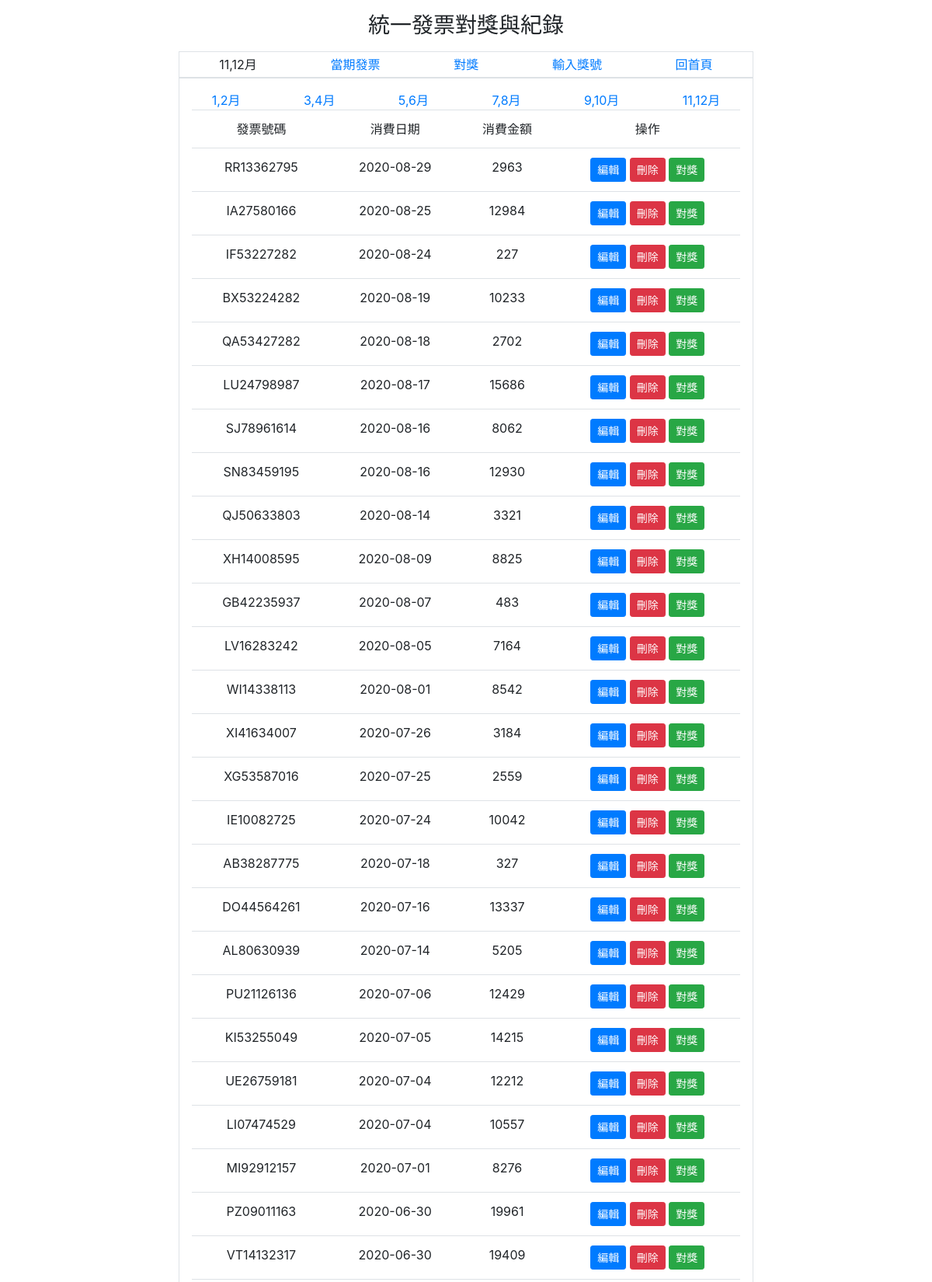
Screenshot of /?do=invoice_list (upper part) with the database file from the repository.
### tables this page shows
CREATE TABLE `invoices` (
  `id` int(11) UNSIGNED NOT NULL,
  `code` varchar(2) NOT NULL,
  `number` varchar(8) NOT NULL,
  `period` tinyint(1) UNSIGNED NOT NULL,
  `payment` int(11) UNSIGNED NOT NULL,
  `date` date NOT NULL,
  `create_time` timestamp NOT NULL DEFAULT current_timestamp()
);

### invoice_list.php (the view)
<?php
include_once "base.php";
$sql="select * from `invoices` order by date desc";
$rows=$pdo->query($sql)->fetchAll();
?>
<div class='row justify-content-around' style="list-style-type:none;padding:0">
    <li><a href="">1,2月</a></li>
    <li><a href="">3,4月</a></li>
    <li><a href="">5,6月</a></li>
    <li><a href="">7,8月</a></li>
    <li><a href="">9,10月</a></li>
    <li><a href="">11,12月</a></li>
</div>
<table class="table text-center">
    <tr>
        <td>發票號碼</td>
        <td>消費日期</td>
        <td>消費金額</td>
        <td>操作</td>
    </tr>
    <?php
        foreach($rows as $row){
    ?>
    <tr>
        <td><?=$row['code'].$row['number'];?></td>
        <td><?=$row['date'];?></td>
        <td><?=$row['payment'];?></td>
        <td>
            <a href="?do=edit_invoice&id=<?=$row['id'];?>">
                <button class="btn btn-sm btn-primary">編輯</button>
            </a>
            <a href="?do=del_invoice&id=<?=$row['id'];?>">
                <button class="btn btn-sm btn-danger">刪除</button>
            </a>
            <a class="text-light" href="?do=award&id=<?=$row['id'];?>">
                <button class="btn btn-sm btn-success">對獎</button>
            </a>
        </td>
    </tr>
    <?php
        }
    ?>
</table>

### index.php (shortened to what this page needs)
<!DOCTYPE html>
<html lang="en">
<head>
    <link rel="stylesheet" href="https://cdn.jsdelivr.net/npm/bootstrap@4.5.3/dist/css/bootstrap.min.css">
</head>
<body>
<h3 class="text-center pt-3">統一發票對獎與紀錄</h3>
<div class="container">
    <div class="col-lg-8 col-md-12 d-flex justify-content-around mx-auto border p-1 mt-3">
        <?php
        $month = [
            1 => "1,2月",
            2 => "3,4月",
            3 => "5,6月",
            4 => "7,8月",
            5 => "9,10月",
            6 => "11,12月",
        ];
        $m = ceil(date("m") / 2);
        ?>
        <div class="text-center"><?= $month[$m]; ?></div>
        <div class="text-center">
            <a href="?do=invoice_list">當期發票</a>
        </div>
        <div class="text-center">
            <a href="?do=award_numbers">對獎</a>
        </div>
        <div class="text-center">
            <a href="?do=add_awards">輸入獎號</a>
        </div>
        <div class="text-center">
            <a href="index.php">回首頁</a>
        </div>
    </div>
    <div class="col-lg-8 col-md-12 d-flex justify-content-around mx-auto flex-column border p-3">
    <?php
    if(isset($_GET['do'])){
        $file=$_GET['do'].".php";
        include $file;
    }else{
        include "main.php";
    }
    ?>
    </div>
</div>
</body>
</html>

### rows the page displays
invoices: code "RR", number "13362795", date "2020-08-29", payment "2963"
invoices: code "IA", number "27580166", date "2020-08-25", payment "12984"
invoices: code "IF", number "53227282", date "2020-08-24", payment "227"
invoices: code "BX", number "53224282", date "2020-08-19", payment "10233"
invoices: code "QA", number "53427282", date "2020-08-18", payment "2702"
invoices: code "LU", number "24798987", date "2020-08-17", payment "15686"
invoices: code "SJ", number "78961614", date "2020-08-16", payment "8062"
invoices: code "SN", number "83459195", date "2020-08-16", payment "12930"
invoices: code "QJ", number "50633803", date "2020-08-14", payment "3321"
invoices: code "XH", number "14008595", date "2020-08-09", payment "8825"
invoices: code "GB", number "42235937", date "2020-08-07", payment "483"
invoices: code "LV", number "16283242", date "2020-08-05", payment "7164"
invoices: code "WI", number "14338113", date "2020-08-01", payment "8542"
invoices: code "XI", number "41634007", date "2020-07-26", payment "3184"
invoices: code "XG", number "53587016", date "2020-07-25", payment "2559"
invoices: code "IE", number "10082725", date "2020-07-24", payment "10042"
invoices: code "AB", number "38287775", date "2020-07-18", payment "327"
invoices: code "DO", number "44564261", date "2020-07-16", payment "13337"
invoices: code "AL", number "80630939", date "2020-07-14", payment "5205"
invoices: code "PU", number "21126136", date "2020-07-06", payment "12429"
invoices: code "KI", number "53255049", date "2020-07-05", payment "14215"
invoices: code "UE", number "26759181", date "2020-07-04", payment "12212"
invoices: code "LI", number "07474529", date "2020-07-04", payment "10557"
invoices: code "MI", number "92912157", date "2020-07-01", payment "8276"
invoices: code "PZ", number "09011163", date "2020-06-30", payment "19961"
invoices: code "VT", number "14132317", date "2020-06-30", payment "19409"
